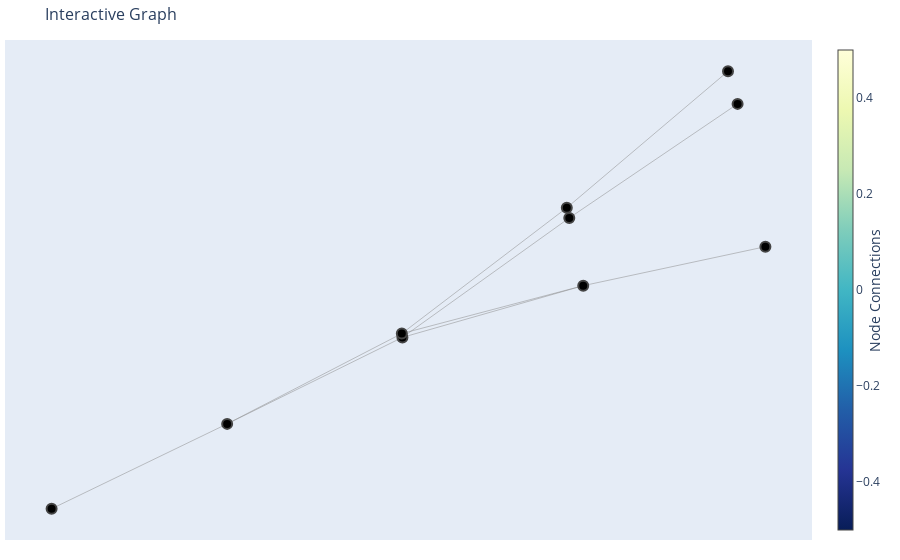

Notebook code for this chart:
### Code cell
fig = go.Figure(data=[edge_trace, node_trace],
             layout=go.Layout(
                title='Interactive Graph',
                titlefont_size=16,
                showlegend=False,
                hovermode='closest',
                margin=dict(b=20,l=5,r=5,t=40),
                xaxis=dict(showgrid=False, zeroline=False, showticklabels=False),
                yaxis=dict(showgrid=False, zeroline=False, showticklabels=False))
                )
fig.show()

### Figure 1 — Plotly figure (JSON) as saved in the notebook; plotly's stock layout.template omitted (floating-point values rounded to 4 significant figures)
{"data": [{"hoverinfo": "none", "line": {"color": "#888", "width": 0.5}, "mode": "lines", "type": "scatter", "x": [-0.6114, -0.2234, null, -0.6114, -0.2247, null, 0.1769, 0.5802, null, 0.146, 0.5186, null, 0.1405, 0.4974, null, -0.2234, 0.1769, null, -0.2234, 0.146, null, -0.2247, 0.1769, null, -0.2247, 0.1405, null, -1, -0.6114, null], "y": [-0.2157, -0.09153, null, -0.2157, -0.08598, null, -0.01723, 0.03875, null, 0.08005, 0.2439, null, 0.09465, 0.2908, null, -0.09153, -0.01723, null, -0.09153, 0.08005, null, -0.08598, -0.01723, null, -0.08598, 0.09465, null, -0.3377, -0.2157, null]}, {"hoverinfo": "text", "marker": {"color": [], "colorbar": {"thickness": 15, "title": {"side": "right", "text": "Node Connections"}, "xanchor": "left"}, "colorscale": [[0, "rgb(255,255,217)"], [0.125, "rgb(237,248,177)"], [0.25, "rgb(199,233,180)"], [0.375, "rgb(127,205,187)"], [0.5, "rgb(65,182,196)"], [0.625, "rgb(29,145,192)"], [0.75, "rgb(34,94,168)"], [0.875, "rgb(37,52,148)"], [1, "rgb(8,29,88)"]], "line": {"width": 2}, "reversescale": true, "showscale": true, "size": 10}, "mode": "markers", "type": "scatter", "x": [-0.6114, 0.1769, 0.146, 0.1405, -0.2234, -0.2247, -1, 0.5802, 0.5186, 0.4974], "y": [-0.2157, -0.01723, 0.08005, 0.09465, -0.09153, -0.08598, -0.3377, 0.03875, 0.2439, 0.2908]}], "layout": {"hovermode": "closest", "margin": {"b": 20, "l": 5, "r": 5, "t": 40}, "showlegend": false, "title": {"font": {"size": 16}, "text": "Interactive Graph"}, "xaxis": {"showgrid": false, "showticklabels": false, "zeroline": false}, "yaxis": {"showgrid": false, "showticklabels": false, "zeroline": false}}}
